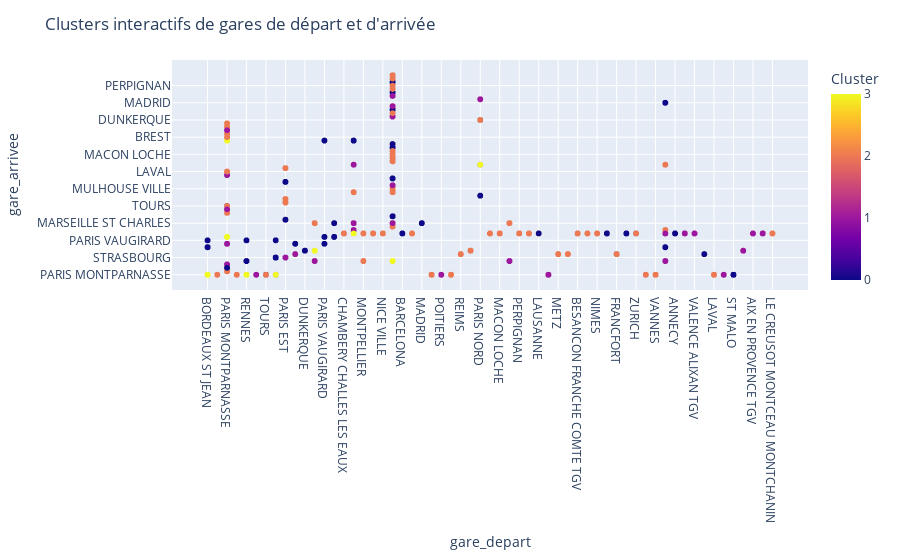

Here is the notebook cell this chart was saved with:
### Code cell
import plotly.express as px
from sklearn.cluster import KMeans

NBR_CLUSTER = 4

n_clusters = NBR_CLUSTER
kmeans = KMeans(n_clusters=n_clusters)
kmeans.fit(df_num)

df['Cluster'] =  kmeans.labels_

clustered_data = df[['gare_depart', 'gare_arrivee', 'Cluster']]

# Créez un graphique interactif avec Plotly
fig = px.scatter(clustered_data, x='gare_depart', y='gare_arrivee', color='Cluster', text='Cluster')
fig.update_traces(textposition='top center')
fig.update_layout(title='Clusters interactifs de gares de départ et d\'arrivée')

### Figure 1 — Plotly figure (JSON) as saved in the notebook; plotly's stock layout.template omitted (floating-point values rounded to 4 significant figures; data arrays with more than 128 entries replaced by an {"elided": "..."} marker saying what was removed)
{"data": [{"hovertemplate": "gare_depart=%{x}<br>gare_arrivee=%{y}<br>Cluster=%{marker.color}<extra></extra>", "legendgroup": "", "marker": {"color": {"elided": "8154 int values"}, "coloraxis": "coloraxis", "symbol": "circle"}, "mode": "markers+text", "name": "", "showlegend": false, "text": {"elided": "8154 int values"}, "textposition": "top center", "type": "scattergl", "x": {"elided": "8154 str values"}, "xaxis": "x", "y": {"elided": "8154 str values"}, "yaxis": "y"}], "layout": {"coloraxis": {"colorbar": {"title": {"text": "Cluster"}}, "colorscale": [[0, "#0d0887"], [0.1111, "#46039f"], [0.2222, "#7201a8"], [0.3333, "#9c179e"], [0.4444, "#bd3786"], [0.5556, "#d8576b"], [0.6667, "#ed7953"], [0.7778, "#fb9f3a"], [0.8889, "#fdca26"], [1, "#f0f921"]]}, "legend": {"tracegroupgap": 0}, "margin": {"t": 60}, "title": {"text": "Clusters interactifs de gares de départ et d'arrivée"}, "xaxis": {"anchor": "y", "domain": [0, 1], "title": {"text": "gare_depart"}}, "yaxis": {"anchor": "x", "domain": [0, 1], "title": {"text": "gare_arrivee"}}}}
